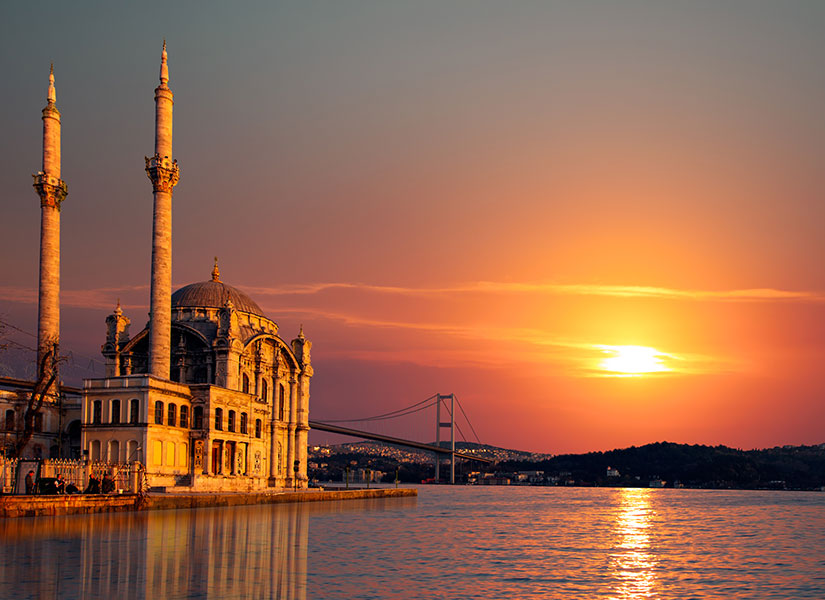
#> input picture blur/1.jpg, 825 x 600 px
$ python blur.py
#> lines starting #> are read from the running program, lines starting #| are printed output that depends on the picture
# -*- coding: utf-8 -*-

# -*- coding: utf-8 -*-
"""
@ide:       SpyderEditor
@author:    Abdullah Yuksel
@project:   blur.py
"""

import cv2
import numpy as np


img = cv2.imread("1.jpg")
#> img is the input picture: shape (600, 825, 3); mean B, G, R 78.6, 102.3, 150.3

# kernel = np.ones((10,10),np.float32)/100
# dst = cv2.filter2D(img,-1,kernel)

# dst = cv2.blur(img,(10,10))


# dst = cv2.GaussianBlur(img,(7,7),0)

# dst = cv2.medianBlur(img, 7)

# filter = np.array([[-1,-1,-1],
#                    [-1,9,-1],
#                    [-1,-1,-1]])

# filter = np.array([[0,0,-1, 0,0],
#                    [0, -1,-2,-1,0],
#                    [-1,-2,16,-2,-1],
#                    [0,-1,-2,-1,0],
#                    [0,0,-1,0,0]])


# filter = np.array([[4,-3,-4],
#                    [-5,7,-7],
#                    [3,-2,-1]])

# dst = cv2.filter2D(img,-1,filter)


# filter = np.array([[0.272, 0.534, 0.131],
#                    [0.349, 0.686, 0.168],
#                    [0.393, 0.769, 0.189]])

# dst = cv2.transform(img, filter)


filter = np.array([[0,1,0],
                   [0,0,0],
                   [0,-1,0]])

dst = cv2.filter2D(img,-1,filter) + 64
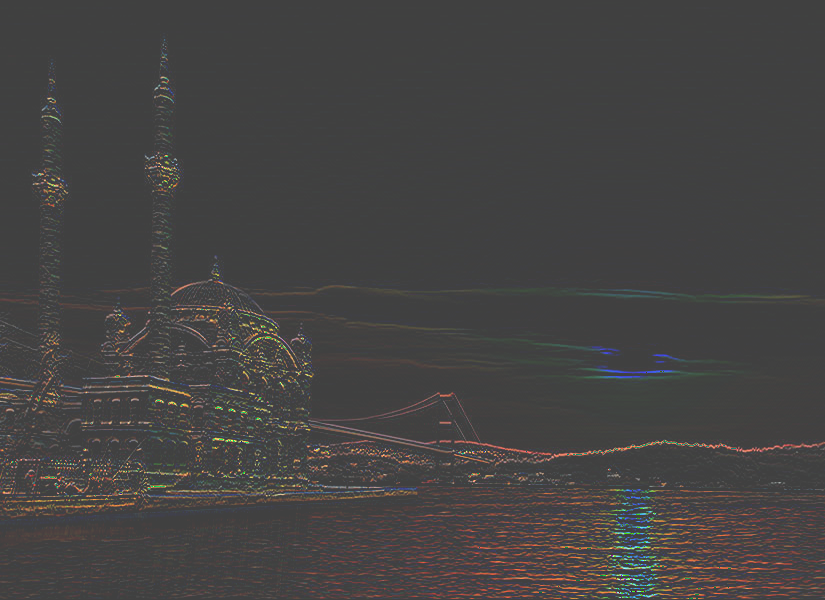
#> dst: shape (600, 825, 3); mean B, G, R 66.9, 67.5, 69.2

cv2.imshow("img",img)
cv2.imshow("dst",dst)
cv2.waitKey()

cv2.destroyAllWindows()

$ run again, with blur/images.jpeg copied over blur/1.jpg
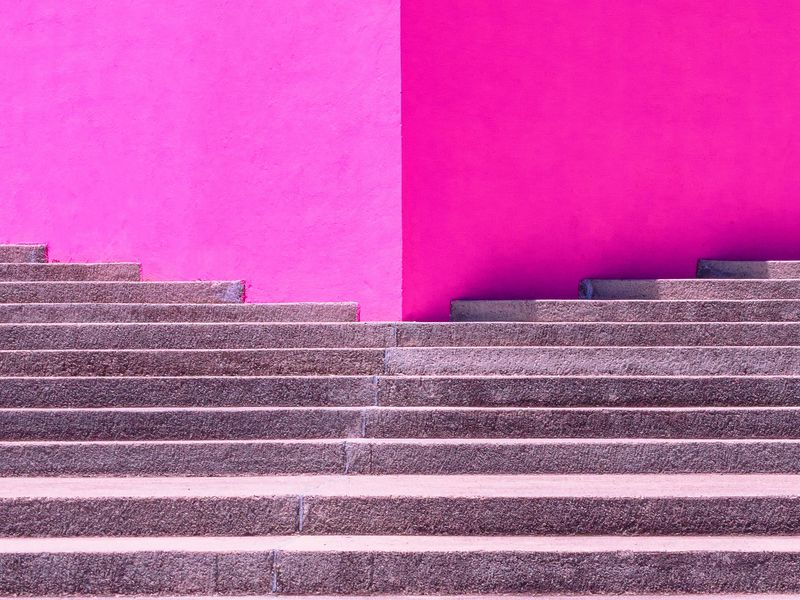
#> input picture blur/images.jpeg, 800 x 600 px
#> img is the input picture: shape (600, 800, 3); mean B, G, R 166.2, 89.8, 195.4
#> `dst = cv2.filter2D(img,-1,filter) + 64`:
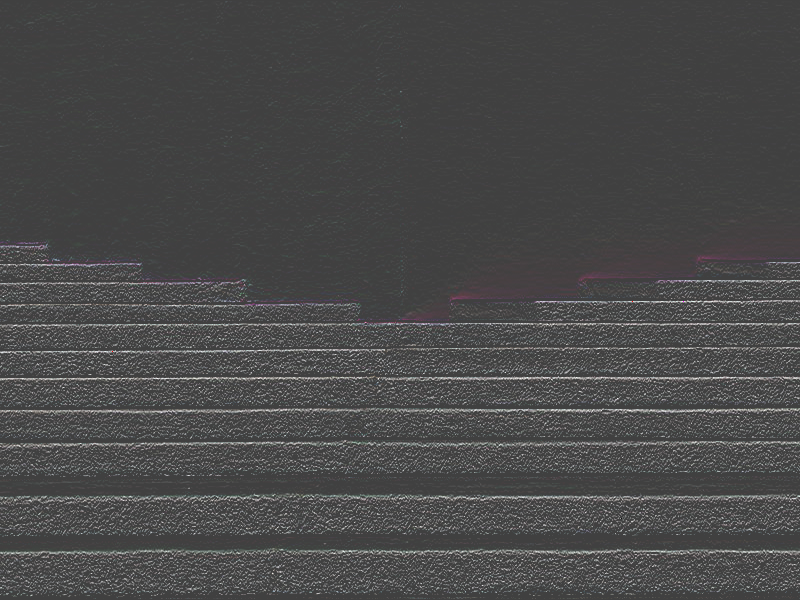
#> dst: shape (600, 800, 3); mean B, G, R 73.7, 73.6, 73.7
